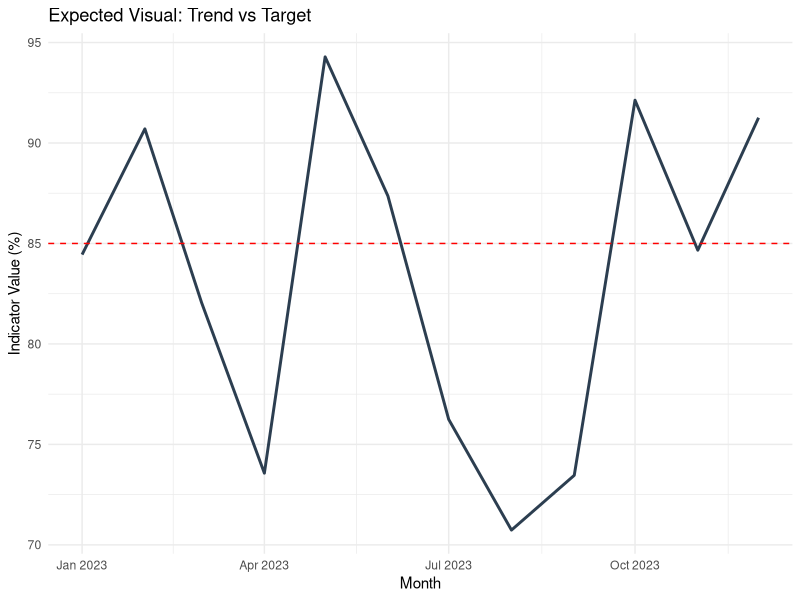

This chart was generated by the following R code:
## ---- chunk 1
#| label: set-dummy-data
#| message: false
#| warning: false
#| echo: false

library(ggplot2)
library(dplyr)

# Create dummy data representative of the production output

dummy_data <- data.frame(
  date = seq(as.Date("2023-01-01"), by = "month", length.out = 12), 
  value = runif(12, 70, 95), target = rep(85, 12)
  )

ggplot(dummy_data, aes(x = date, y = value)) + 
  geom_line(color = "#2c3e50", size = 1) + 
  geom_hline(aes(yintercept = target), linetype = "dashed", color = "red") + 
  theme_minimal() + labs(title = "Expected Visual: Trend vs Target", 
                         y = "Indicator Value (%)", x = "Month")
